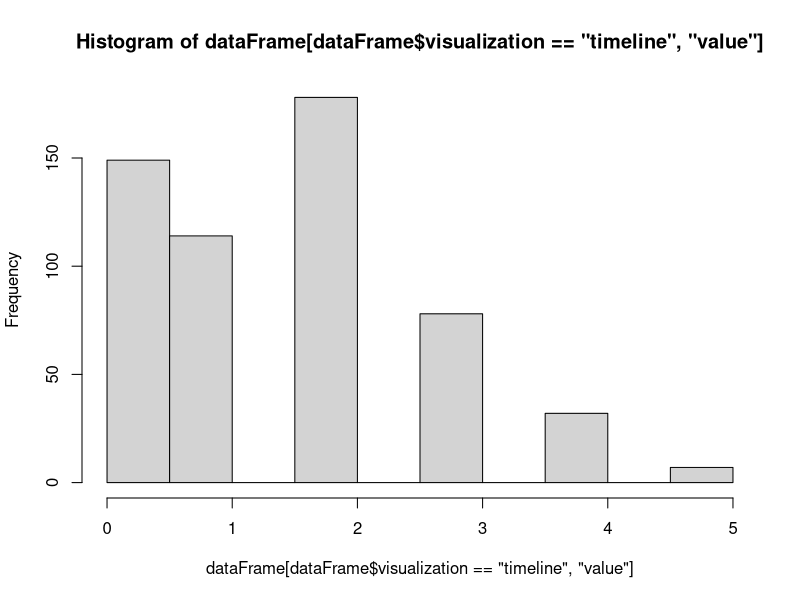
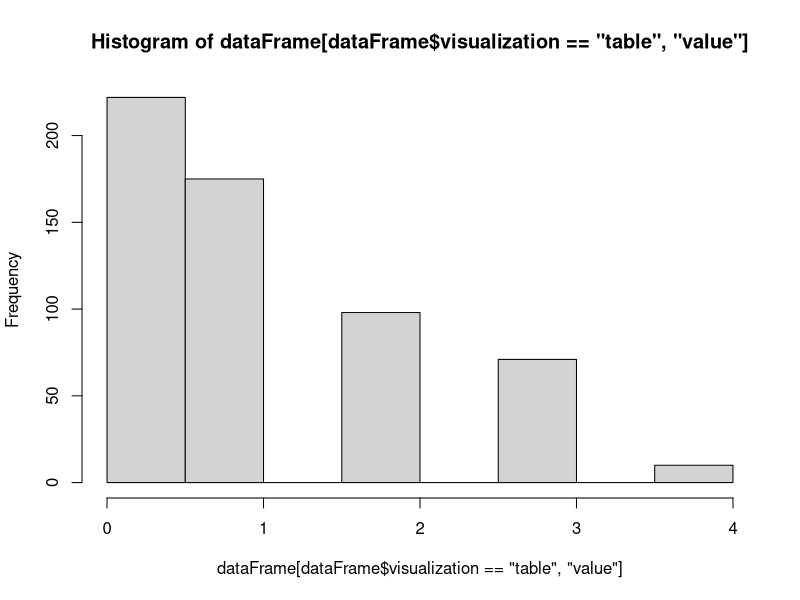
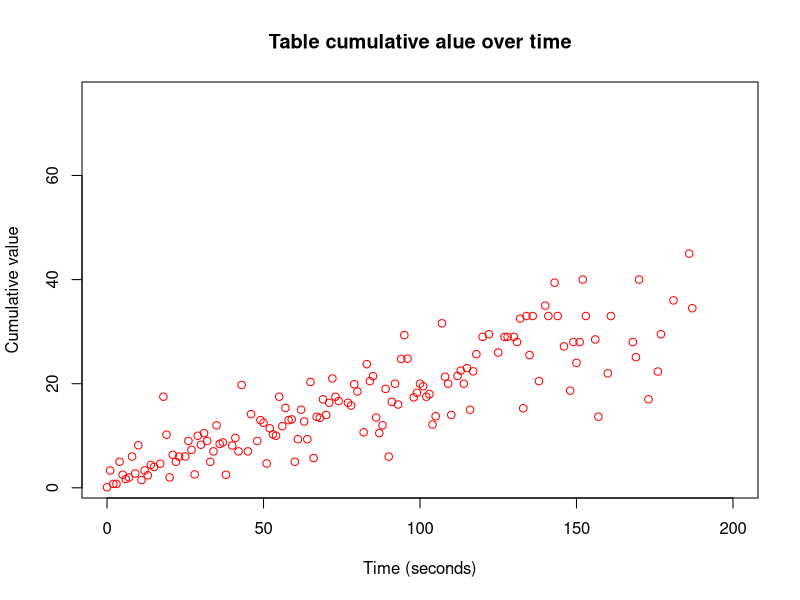
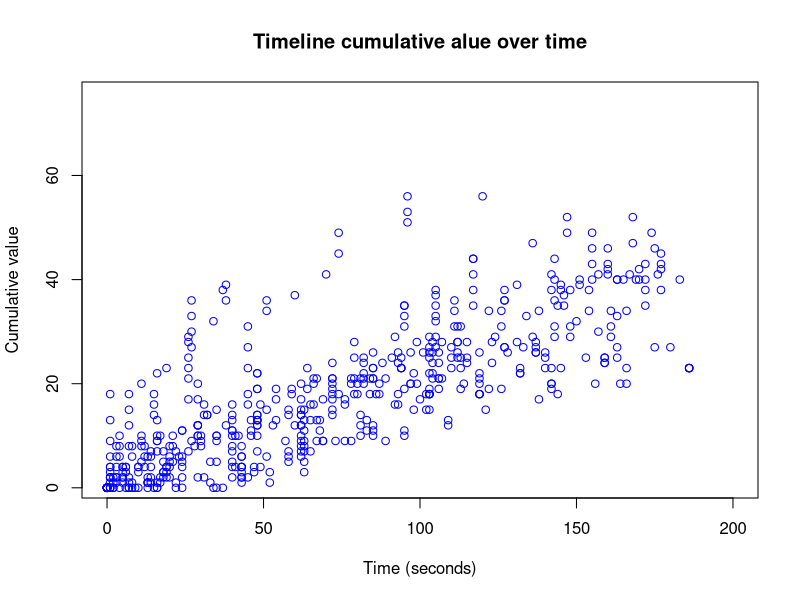
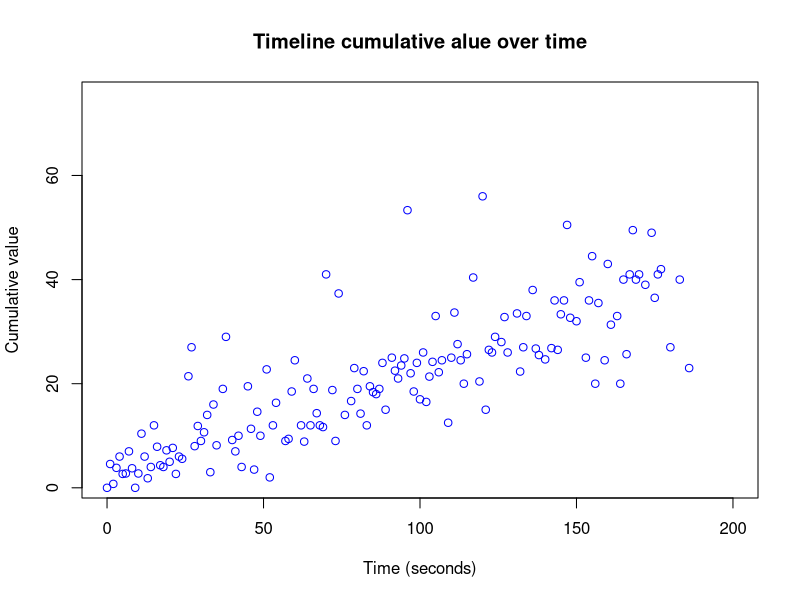

R code for these plots, in order: (Note: this script raises an error after producing the figures.)
setwd("C:/Users/Land/Documents/health-timeline-data-analysis")
dataFrame = read.csv(file="data.csv", head=TRUE, sep=",")
# dataFrame <- subset(dataFrame, value > 0) # remove zero value insights
# write.csv(dataFrame, file = "healthTimelineDataRichNonZero.csv")
summary(dataFrame)

# Mann-Whitney U test
# wilcox.test(value ~ useTimeline, data = dataFrame)

# distribution of the value of the insights
# hist(dataFrame$value)

# Another way to count how many are timeline and how many are table
# nrow(subset(dataFrame, visualization=="timeline"))
# nrow(subset(dataFrame, visualization=="table"))

# total number of insights
table(dataFrame$visualization)

# before we continue we explain the concept of experiment
# we have 10 assessments and 5 participants
# the insights produced by one participant durin an assessment are collected into an experiment
# thus we have a total of 50 experiments
# 25 with timeline and 25 with the table

# distribution of value of all the insights by visualization
tbl <- table(dataFrame$value, dataFrame$visualization)
# chi squared statistical test
chisq.test(tbl)
chisq.test(tbl, simulate.p.value=TRUE)
# p-value = 2.01e-10
# chisq.test(tbl, simulate.p.value=TRUE, B=1e7)$p.value
# fisher.test(tbl) # fails
fisher.test(tbl, simulate.p.value = TRUE) # works

# statisitcal test for all the insights per value
# tmp <- aggregate(insight ~ value+visualization, dataFrame, FUN=length)
# fisher.test(tmp$visualization, tmp$insight)
# fisher.test(tmp$visualization, tmp$insight, simulate.p.value=TRUE)
# chisq.test(tmp$visualization, tmp$insight)

# use the assessment pairs
tbl <- table(dataFrame$pair, dataFrame$visualization)
chisq.test(tbl)

tmp <- subset(dataFrame, value > 2)
tbl <- table(tmp$pair, tmp$visualization)
chisq.test(tbl)
fisher.test(tbl)
fisher.test(tbl, simulate.p.value = TRUE) # works

# to calculate the median
# median of the table
# median(subset(dataFrame, visualization == "table")$value)
# median of the timeline
# median(subset(dataFrame, visualization == "timeline")$value)

minMaxMeanMedianStdFun <- function(x) {
  c(min = min(x), max = max(x), 
    mean = mean(x), median = median(x), 
    std = sd(x))
}

tapply(dataFrame$value, dataFrame$visualization, minMaxMeanMedianStdFun)

# Chi squared test
# chisq.test(table(dataFrame$visualization))

# non-zero insights
table(subset(dataFrame, value > 0)$visualization)

xtabs(value~useTimeline, dataFrame) # total value of the insights for each visualization

# total number of insights by value per visualization
tbl <- with(dataFrame, tapply(visualization, list(visualization, value), FUN=length))
tbl[is.na(tbl)] <- 0

# distribution of the timeline values
hist(dataFrame[dataFrame$visualization=="timeline", "value"])
# mean of the value for timeline
mean(dataFrame[dataFrame$visualization=="timeline", "value"])
# standard deviation
sd(dataFrame[dataFrame$visualization=="timeline", "value"])

# distribution of the table values
hist(dataFrame[dataFrame$visualization=="table", "value"])
# mean of the value for table
mean(dataFrame[dataFrame$visualization=="table", "value"])
# standard deviation
sd(dataFrame[dataFrame$visualization=="table", "value"])

# subset that has insights at least value 3 from table
tableValue3OrMore <- dataFrame[ which( dataFrame$value > 2 & dataFrame$visualization == "table"), ]
# time to insight value 3 or more for table
timeToInsight3Table <- aggregate(time ~ assessment+participant, tableValue3OrMore, FUN=min)
# mean of time to first insight value 3 or higher
mean(timeToInsight3Table$time)
# standard deviation
sd(timeToInsight3Table$time)

# subset that has insights at least value 3 from timeline
timelineValue3OrMore <- dataFrame[ which( dataFrame$value > 2 & dataFrame$visualization == "timeline"), ]
# time to insight value 3 or more for table
timeToInsight3Timeline <- aggregate(time ~ assessment+participant, timelineValue3OrMore, FUN=min)
# mean of time to first insight value 3 or higher
mean(timeToInsight3Timeline$time)
# standard deviation
sd(timeToInsight3Timeline$time)

# some statistics

# total number of insights per assessment per participant
# here we see participant 1 assessment 1 had n number of insights
aggregate(insight ~ assessment+participant, dataFrame, FUN=length)
# the same but with visualization
aggregate(insight ~ assessment+participant+visualization, dataFrame, FUN=length)

# plots

# get the values into a data frame
tableCumulative <- dataFrame[dataFrame$visualization=="table", c("time", "cumulative")]
timelineCumulative <- dataFrame[dataFrame$visualization=="timeline", c("time", "cumulative")]

# Table cumulative value plot
# filled circles are pch = 16 
# for now I guess we can use pch = 1 to make the density look more accurate

cumulativeMean <- aggregate(cumulative ~ time, tableCumulative, FUN=mean)

plot(
  cumulativeMean, 
  col = "red", pch = 1, 
  ylim = c(1, 75), xlim = c(0, 200),
  xlab = "Time (seconds)", ylab = "Cumulative value", main = "Table cumulative alue over time")


# Timeline cumulative value plot

plot(
  timelineCumulative[c("time", "cumulative")], 
  col = "blue", pch = 1, 
  ylim = c(1, 75), xlim = c(0, 200),
  xlab = "Time (seconds)", ylab = "Cumulative value", main = "Timeline cumulative alue over time")

# get the mean of each moment
cumulativeMean <- aggregate(cumulative ~ time, timelineCumulative, FUN=mean)

plot(
  cumulativeMean, 
  col = "blue", pch = 1, 
  ylim = c(1, 75), xlim = c(0, 200),
  xlab = "Time (seconds)", ylab = "Cumulative value", main = "Timeline cumulative alue over time")


#fit first degree polynomial equation:

x <- cumulativeMean$time
y <- cumulativeMean$cumulative
fit  <- lm(y~x)
#second degree
fit2 <- lm(y~poly(x,2,raw=TRUE))
#third degree
fit3 <- lm(y~poly(x,3,raw=TRUE))
#fourth degree
fit4 <- lm(y~poly(x,4,raw=TRUE))

# plot(x,y,pch=19,ylim=c(0,150))
lines(xx, predict(fit, data.frame(x=xx)), col="red")
lines(xx, predict(fit2, data.frame(x=xx)), col="green")
lines(xx, predict(fit3, data.frame(x=xx)), col="blue")
lines(xx, predict(fit4, data.frame(x=xx)), col="purple")

# fit with exponential
exponential.model <- lm(log(cumulativeMean$cumulative)~ cumulativeMean$time)
timevalues <- seq(0, 200, length=length(cumulativeMean$time))
Counts.exponential2 <- exp(predict(exponential.model,list(Time=timevalues)))
lines(timevalues, Counts.exponential2,lwd=2, col = "gold")

# plot the fitting curve
#generate range of 50 numbers starting from 30 and ending at 160
xx <- seq(0,200, length=length(cumulativeMean$time))
lines(xx, predict(fit, data.frame(x=xx)), col="black")


# histograms

h1 <- dataFrame[dataFrame$visualization=="table", "value"]
h2 <- dataFrame[dataFrame$visualization=="timeline", "value"]

hist(
  h1, 
  breaks=rep(0:5,each=2)+c(-.15,.15),
  col=rgb(1,0,0,0.5),
  xlim=c(0,5), 
  # ylim=c(0,150), 
  main="Overlapping Histogram", xlab="Variable"
)

hist(
  h2, 
  breaks=rep(0:5,each=2)+c(-.15,.15),
  col=rgb(0,0,1,0.5), add=T)
box()

# box plots
boxplot(
  time~visualization, 
  # data = subset(dataFrame, value > 2), 
  # data = dataFrame, 
  data = timeToFirstInsight,
  col=(c("darkgreen","gold")),
  notch=FALSE,
  main = "Time to first insight", xlab = "Visualization", ylab="Value"
  # main = "Insight Value 3 or Higher", xlab = "Visualization", ylab="Value"
  # ylim=c(0,5)
)

#########################
# TIME TO FIRST INSIGHT #
#########################

# TIME TO FIRST INSIGHT
# statistical tests for time to first insight
# get the first insight ( of at least value 1 ) for each assessment per participant
tmp <- aggregate(time ~ experiment+visualization, subset(dataFrame, value > 0), FUN=min)
wilcox.test(time~visualization, data = tmp)
kruskal.test(time~visualization, data = tmp)

tmp <- aggregate(time ~ experiment+visualization, subset(dataFrame, value > 1), FUN=min)
wilcox.test(time~visualization, data = tmp)
kruskal.test(time~visualization, data = tmp)

tmp <- aggregate(time ~ experiment+visualization, subset(dataFrame, value > 2), FUN=min)
wilcox.test(time~visualization, data = tmp)
kruskal.test(time~visualization, data = tmp)

tmp <- aggregate(time ~ experiment+visualization, subset(dataFrame, value > 3), FUN=min)
wilcox.test(time~visualization, data = tmp)
kruskal.test(time~visualization, data = tmp)

tmp <- aggregate(time ~ experiment+visualization, subset(dataFrame, value > 4), FUN=min)
wilcox.test(time~visualization, data = tmp)
kruskal.test(time~visualization, data = tmp)

# Fisher and chi-squared are not suitable for numerical data.
fisher.test(tmp$visualization, tmp$time)
fisher.test(tmp$visualization, tmp$time, simulate.p.value=TRUE)
# fisher.test(tmp$visualization, tmp$time, simulate.p.value=TRUE, B=1e7)
chisq.test(tmp$visualization, tmp$time, simulate.p.value = TRUE)
# chisq.test(tmp$visualization, tmp$time, simulate.p.value = TRUE, B=1e7)
chisq.test(tmp$visualization, tmp$time)


# We can try to also use the Na or zero observations of the time to first insight ( value 1 to 5 )
# in this example we check insights value at least 2
# tmp <- aggregate(time ~ experiment+visualization, subset(dataFrame, value > 4), FUN=min)
for(valueToCheck in c( 0, 1, 2, 3, 4 ) ){
  base <- aggregate(value ~ case+visualization, dataFrame, FUN = function(z){ length( z[ z > valueToCheck ] ) } )
  base <- setNames( base, c("case", "visualization", "count") )
  tmp <- aggregate(time ~ case+visualization, subset( dataFrame, value > valueToCheck ), FUN = min )
  tmp <- merge(base, tmp, by = c("case", "visualization"), all.x = TRUE)
  tmp[is.na(tmp)] <- 191 # the three-minute limit we had per assessment
  p <- kruskal.test(time~visualization, data = tmp)$p.value
  
  print( paste( paste( "time to first insight with value >", valueToCheck ), paste("Kruskal ", p) ) )
}

# valueToCheck <- 0
# base <- aggregate(value ~ case+visualization, dataFrame, FUN = function(z){ length( z[ z > valueToCheck ] ) } )
# base <- setNames( base, c("case", "visualization", "count") )
# tmp <- aggregate(time ~ case+visualization, subset( dataFrame, value > valueToCheck ), FUN = min )
# tmp <- merge(base, tmp, by = c("case", "visualization"), all.x = TRUE)
# now test if there is a statistical difference in the p-values
# wilcox.test(time~visualization, data = tmp)
# kruskal.test(time~visualization, data = tmp)
# if we replace the NA values for the 600 assuming to represent that the participant never reached an insight of that level

# test agian with kruskal
# kruskal.test(time~visualization, data = tmp)





#####################################
# INISIGHTS BY VALUE PER ASSESSMENT #
#####################################
# Now we calculate the statistical significance of the number of insights ( value 1 to 5 ) per assessment

# to get the zero counts of insights of a given value use the next instruction
# aggregate(value~experiment+visualization, dataFrame, FUN=function(z){ length(z[z > 2]) })
# to see all the insight values per experiment
aggregate(value~experiment, dataFrame, FUN=function(z){ z }) # z refers to the list of values grouped by experiment

# assign to the tmp data frame the total number of insights value at least valueToCheck
for(valueToCheck in c(0, 1, 2, 3, 4, 5)){
  tmp <- aggregate(value~case+visualization, dataFrame, FUN=function(z){ length(z[z == valueToCheck]) })
  tmp <- setNames(tmp, c("case", "visualization", "count"))
  p <- kruskal.test(count~visualization, data = tmp)$p.value
  print( paste(paste("total number of insights value", valueToCheck), paste("Kruskal", p)) )
}
# valueToCheck <- 4

# makes no sense because "case" is from 1 to 25 and describes the case used nothing else
# wilcox.test(case~visualization, data = dataFrame, p.value=TRUE) 
# use tmp and select count which contains the number of insights per case
# wilcox.test(count~visualization, data = tmp)$p.value
# wilcox.test(case~visualization, data = subset(dataFrame, value > 4), p.value=TRUE)
kruskal.test(count~visualization, data = tmp)$p.value

# Experiment
# ggplot(dataFrame, aes(x=case, fill=visualization)) + geom_density(alpha=.3) + scale_x_continuous(limits = c(-20, 50))
# ggplot(subset(dataFrame, value >3), aes(x=case, fill=visualization)) + geom_density(alpha=.3) + scale_x_continuous(limits = c(-20, 50))
# ggplot(subset(dataFrame, value >0), aes(x=time, fill=visualization)) + geom_density(alpha=.3) + scale_x_continuous(limits = c(-50, 250))
ggplot(dataFrame, aes(x=case, fill=visualization)) + geom_density(alpha=.3) + xlim(-20, 50)
ggplot(subset(dataFrame, value > 0), aes(x=case, fill=visualization)) + geom_density(alpha=.3) + xlim(-20, 50)
ggplot(subset(dataFrame, value > 1), aes(x=case, fill=visualization)) + geom_density(alpha=.3) + xlim(-20, 50)
ggplot(subset(dataFrame, value > 2), aes(x=case, fill=visualization)) + geom_density(alpha=.3) + xlim(-20, 50)
ggplot(subset(dataFrame, value > 3), aes(x=case, fill=visualization)) + geom_density(alpha=.3) + xlim(-20, 50)
ggplot(subset(dataFrame, value > 4), aes(x=case, fill=visualization)) + geom_density(alpha=.3) + xlim(-20, 50)

# use the zero values from assessments/experiments that had no insight of a given value ( 1 to 5 )
tmp <-aggregate(value~experiment+visualization, dataFrame, FUN=function(z){ length(z[z == 5]) })
wilcox.test(value~visualization, data = tmp, p.value=TRUE)
kruskal.test(value~visualization, data = tmp)

# Total number of insights per assessment
# count insights per assessment
tmp <- aggregate(insight ~ experiment+visualization, dataFrame, FUN=length)
wilcox.test(insight~visualization, data = tmp)
kruskal.test(insight~visualization, data = tmp)
tapply(tmp$insight, tmp$visualization, minMaxMeanMedianStdFun) # get the average and SD

tmp <- aggregate(insight ~ assessment+participant+visualization, subset(dataFrame, value == 1), FUN=length)
wilcox.test(insight~visualization, data = tmp)
kruskal.test(insight~visualization, data = tmp)

tmp <- aggregate(insight ~ assessment+participant+visualization, subset(dataFrame, value == 2), FUN=length)
wilcox.test(insight~visualization, data = tmp)
kruskal.test(insight~visualization, data = tmp)

tmp <- aggregate(insight ~ assessment+participant+visualization, subset(dataFrame, value == 3), FUN=length)
wilcox.test(insight~visualization, data = tmp)
kruskal.test(insight~visualization, data = tmp)

tmp <- aggregate(insight ~ assessment+participant+visualization, subset(dataFrame, value == 4), FUN=length)
wilcox.test(insight~visualization, data = tmp)
kruskal.test(insight~visualization, data = tmp)

tmp <- aggregate(insight ~ assessment+participant+visualization, subset(dataFrame, value == 5), FUN=length)
wilcox.test(insight~visualization, data = tmp)
kruskal.test(insight~visualization, data = tmp)

# count the number of hypothesis
# A hypothesis is an insight value 4 or 5
valueToCheck <- 3
# assessments that do not have a value 4 or 5 will get a 0 
# this means no observations occurred in the assessment of this insights
tmp <- aggregate(value ~ experiment+visualization, dataFrame, FUN = function(z){ length( z[ z > valueToCheck ] ) } )
tmp <- setNames(tmp, c("experiment", "visualization", "insight")) # remane the columns
wilcox.test(insight~visualization, data = tmp)
kruskal.test(insight~visualization, data = tmp)
tapply(tmp$insight, tmp$visualization, minMaxMeanMedianStdFun) # get the average and SD

# The distribution of the value per assessment
# we have 25 assessments with timeline and another 25 with the table

# if we use the x-axis as the average insight-value
tmp <- aggregate(value ~ experiment+visualization, dataFrame, FUN = function(z){ mean(z) } )
tmp <- setNames(tmp, c("experiment", "visualization", "meanValue")) # remane the columns

test <- wilcox.test(meanValue~visualization, data = tmp)
p <- test$p.value
print( paste( "Mean value per assessment ", paste("Wilcoxon Mann Whitney ", p) ) )
test <- kruskal.test(meanValue~visualization, data = tmp)
p <- test$p.value
print( paste( "Mean value per assessment ", paste("Kruskal Wallis ", p) ) )
tapply(tmp$meanValue, tmp$visualization, minMaxMeanMedianStdFun) # get the average and SD

# try some boxplots
# dataToPlot <- data.frame(
#   'timeline' = split(tmp, tmp$visualization)$timeline$meanValue,
#   'table' = split(tmp, tmp$visualization)$table$meanValue
# )
# boxplot(dataToPlot)

plot <- ggplot(tmp, aes(x=visualization, y=meanValue)) + geom_boxplot()
plot + geom_boxplot()
plot + geom_boxplot() + geom_jitter()
plot + geom_boxplot() + coord_flip() + geom_jitter()
plot + geom_boxplot(aes(fill = factor(visualization)))

# Recommended
plot <- ggplot(tmp, aes(factor(visualization), meanValue)) 
plot + geom_boxplot(aes(fill = factor(visualization))) + coord_flip() + geom_jitter() + scale_fill_manual(values=c("#999999", "#E69F00", "#56B4E9"))
plot + geom_boxplot(aes(fill = factor(visualization))) + coord_flip() + scale_fill_brewer(palette="Accent")


# or the cummulative value
tmp <- aggregate(value ~ experiment+visualization, dataFrame, FUN = function(z){ sum(z) } )
tmp <- setNames(tmp, c("experiment", "visualization", "cumulativeValue")) # remane the columns
test <- wilcox.test(cumulativeValue~visualization, data = tmp)
p <- test$p.value
print( paste( "cumulative value per assessment ", paste("Wilcoxon Mann Whitney ", p) ) )
test <- kruskal.test(cumulativeValue~visualization, data = tmp)
p <- test$p.value
print( paste( "cumulative value per assessment ", paste("Kruskal Wallis ", p) ) )
tapply(tmp$cumulativeValue, tmp$visualization, minMaxMeanMedianStdFun) # get the average and SD

plot <- ggplot(tmp, aes(factor(visualization), cumulativeValue)) 
plot + geom_boxplot(aes(fill = factor(visualization))) + coord_flip() + geom_jitter() + scale_fill_manual(values=c("#999999", "#E69F00", "#56B4E9"))
plot + geom_boxplot(aes(fill = factor(visualization))) + coord_flip() + scale_fill_brewer(palette="Accent")



###############################
# INSIGHT VALUE BY PATIENT ID #
###############################

# Extract the patient IDs
patientIDs <- unique(dataFrame$patient)

for(patientID in patientIDs ){
  dataOfPatient <- subset(dataFrame, dataFrame$patient == patientID) # get the subset for each patient ID
  tbl <- table(dataOfPatient$value, dataOfPatient$visualization) # extract the count of insights per value
  # chi squared with simulated data passes
  # chisq.test(tbl) # chi squared statistical test fails
  # fisher.test(tbl) # fails
  # fisher.test(tbl, simulate.p.value = TRUE) # works
  p <- chisq.test(tbl, simulate.p.value=TRUE)$p.value
  print( paste( paste( "Patient ID ", patientID ), paste("ChiSQ ", p) ) )
  p <- fisher.test(tbl, simulate.p.value = TRUE)$p.value
  print( paste("Fisher ", p) )
  stats <- tapply(dataOfPatient$value, dataOfPatient$visualization, minMaxMeanMedianStdFun) # get the average and SD
  print(stats)
}

